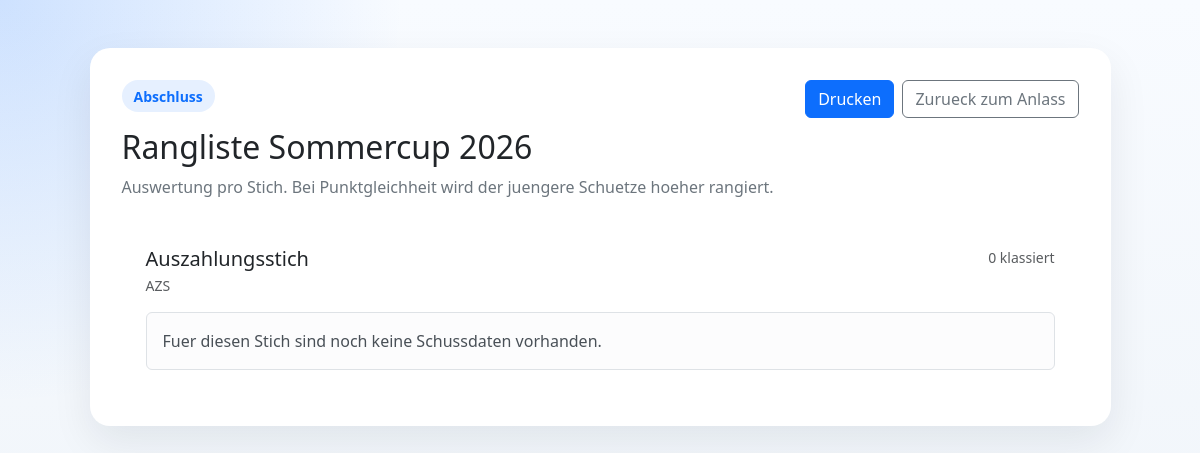
Page /anlass/2/abschliessen (signed in) on the committed database.
### tables this page shows
CREATE TABLE anlass (
    id INT UNSIGNED AUTO_INCREMENT PRIMARY KEY,
    fk_adress_id_creator INT UNSIGNED NULL,
    fk_adress_id_modifier INT UNSIGNED NULL,
    name_anlass VARCHAR(190) NOT NULL,
    shortname_anlass VARCHAR(100) NULL,
    start_anlass DATE NULL,
    end_anlass DATE NULL,
    created_by_user_id INT UNSIGNED NULL,
    created_at TIMESTAMP NOT NULL DEFAULT CURRENT_TIMESTAMP,
    updated_by_user_id INT UNSIGNED NULL,
    updated_at TIMESTAMP NOT NULL DEFAULT CURRENT_TIMESTAMP ON UPDATE CURRENT_TIMESTAMP,
    CONSTRAINT fk_anlass_adress_creator
        FOREIGN KEY (fk_adress_id_creator) REFERENCES adressen(id)
        ON DELETE SET NULL,
    CONSTRAINT fk_anlass_adress_modifier
        FOREIGN KEY (fk_adress_id_modifier) REFERENCES adressen(id)
        ON DELETE SET NULL,
    CONSTRAINT fk_anlass_created_by
        FOREIGN KEY (created_by_user_id) REFERENCES users(id)
        ON DELETE SET NULL,
    CONSTRAINT fk_anlass_updated_by
        FOREIGN KEY (updated_by_user_id) REFERENCES users(id)
        ON DELETE SET NULL
);

CREATE TABLE stich (
    id INT UNSIGNED AUTO_INCREMENT PRIMARY KEY,
    id_anlass INT UNSIGNED NOT NULL,
    id_disziplin INT UNSIGNED NULL,
    name VARCHAR(150) NOT NULL,
    short_name VARCHAR(50) NULL,
    anzeige_id VARCHAR(50) NULL,
    scheibe VARCHAR(50) NULL,
    wertigkeit DECIMAL(10,2) NULL,
    anzahl_schuss SMALLINT UNSIGNED NULL,
    anzahl_passen SMALLINT UNSIGNED NULL,
    preis DECIMAL(10,2) NULL,
    verbindung VARCHAR(100) NULL,
    created_by_user_id INT UNSIGNED NULL,
    created_at TIMESTAMP NOT NULL DEFAULT CURRENT_TIMESTAMP,
    updated_by_user_id INT UNSIGNED NULL,
    updated_at TIMESTAMP NOT NULL DEFAULT CURRENT_TIMESTAMP ON UPDATE CURRENT_TIMESTAMP,
    CONSTRAINT fk_stich_anlass
        FOREIGN KEY (id_anlass) REFERENCES anlass(id)
        ON DELETE CASCADE,
    CONSTRAINT fk_stich_created_by
        FOREIGN KEY (created_by_user_id) REFERENCES users(id)
        ON DELETE SET NULL,
    CONSTRAINT fk_stich_updated_by
        FOREIGN KEY (updated_by_user_id) REFERENCES users(id)
        ON DELETE SET NULL
);

### app/Views/anlass/rangliste.php (the view, shortened to what the rows shown need)
<?php
$anlassId = (int) $anlass['id'];
$ranglisten = $ranglisten ?? [];
?>
<!DOCTYPE html>
<html lang="de">
<head>
</head>
<body class="app-shell">
    <main class="container py-5">
        <div class="row justify-content-center">
            <div class="col-12 col-xl-11">
                <div class="card dashboard-card">
                    <div class="card-body">
                        <div class="d-flex flex-column flex-md-row justify-content-between align-items-md-start gap-3 mb-4">
                            <div>
                                <div class="brand-badge mb-3">Abschluss</div>
                                <h1 class="h2 mb-2">Rangliste <?= htmlspecialchars((string) $anlass['name_anlass']) ?></h1>
                                <p class="muted-copy mb-0">
                                    Auswertung pro Stich. Bei Punktgleichheit wird der juengere Schuetze hoeher rangiert.
                                </p>
                            </div>
                            <div class="d-flex flex-wrap gap-2 no-print">
                                <button type="button" class="btn btn-primary" onclick="window.print()">Drucken</button>
                                <a href="<?= htmlspecialchars(Url::app('/anlass/' . $anlassId)) ?>" class="btn btn-outline-secondary">
                                    Zurueck zum Anlass
                                </a>
                            </div>
                        </div>
                        <div class="d-flex flex-column gap-4">
                            <?php foreach ($ranglisten as $rangliste): ?>
                                <?php
                                $stich = $rangliste['stich'] ?? [];
                                $teilnehmer = $rangliste['teilnehmer'] ?? [];
                                ?>
                                <section class="list-group-item p-4 bg-white rounded-4">
                                    <div class="d-flex flex-column flex-md-row justify-content-between gap-2 mb-3">
                                        <div>
                                            <h2 class="h5 mb-1"><?= htmlspecialchars((string) ($stich['name'] ?? 'Stich')) ?></h2>
                                            <div class="small text-body-secondary">
                                                <?= htmlspecialchars((string) (($stich['short_name'] ?? '') ?: '')) ?>
                                            </div>
                                        </div>
                                        <div class="small text-body-secondary">
                                            <?= count($teilnehmer) ?> klassiert
                                        </div>
                                    </div>
                                    <?php if ($teilnehmer === []): ?>
                                        <div class="alert alert-light border mb-0">
                                            Fuer diesen Stich sind noch keine Schussdaten vorhanden.
                                        </div>
                                    <?php endif; ?>
                                </section>
                            <?php endforeach; ?>
                        </div>
                    </div>
                </div>
            </div>
        </div>
    </main>
</body>
</html>

### app/Core/Router.php (shortened to what the rows shown need)
<?php
final class Router
{
    private array $routes = [];
    public function dispatch(string $method, string $uri): void
    {
        $path = $this->normalizePath($uri);
        foreach ($this->routes[$method] ?? [] as $route) {
            if (!preg_match($route['pattern'], $path, $matches)) {
                continue;
            }
            $params = [];
            foreach ($matches as $key => $value) {
                if (is_string($key)) {
                    $params[$key] = $value;
                }
            }
            $route['handler']($params);
            return;
        }
    }
    private function map(string $method, string $path, callable $handler): void
    {
        $normalizedPath = $this->normalizePath($path);
        $quotedPath = preg_quote($normalizedPath, '#');
        $pattern = preg_replace_callback(
            '/\\\\\{([a-zA-Z_][a-zA-Z0-9_]*)\\\\\}/',
            static fn (array $matches): string => '(?P<' . $matches[1] . '>[^/]+)',
            $quotedPath
        );
        $this->routes[$method][] = [
            'path' => $normalizedPath,
            'pattern' => '#^' . $pattern . '$#',
            'handler' => $handler,
        ];
    }
    private function normalizePath(string $path): string
    {
        $path = parse_url($path, PHP_URL_PATH) ?: '/';
        if ($path !== '/') {
            $path = rtrim($path, '/');
        }
        return $path === '' ? '/' : $path;
    }
}

### rows in the picture
anlass: name_anlass "Sommercup 2026"
stich: name "Auszahlungsstich", short_name "AZS", count($teilnehmer) "0"
